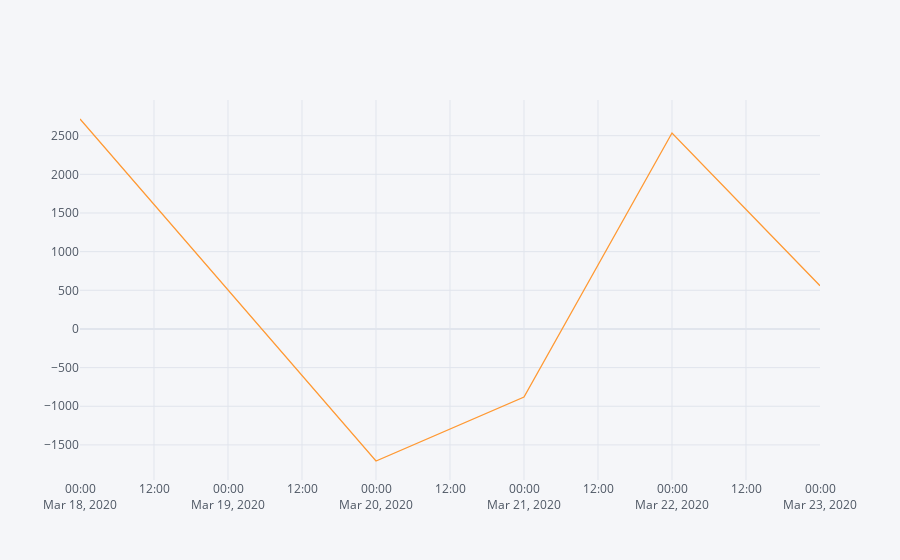

Notebook source saved alongside this figure:
### Code cell
ba.resta.iplot()

### Figure 1 — Plotly figure (JSON) as saved in the notebook; plotly's stock layout.template omitted (floating-point values rounded to 4 significant figures)
{"data": [{"line": {"color": "rgba(255, 153, 51, 1.0)", "dash": "solid", "shape": "linear", "width": 1.3}, "mode": "lines", "name": "resta", "text": "", "type": "scatter", "x": ["2020-03-18", "2020-03-19", "2020-03-20", "2020-03-21", "2020-03-22", "2020-03-23"], "y": [2716.0, 502.9, -1708.0, -881.2, 2534.0, 559.8]}], "layout": {"legend": {"bgcolor": "#F5F6F9", "font": {"color": "#4D5663"}}, "paper_bgcolor": "#F5F6F9", "plot_bgcolor": "#F5F6F9", "title": {"font": {"color": "#4D5663"}}, "xaxis": {"gridcolor": "#E1E5ED", "showgrid": true, "tickfont": {"color": "#4D5663"}, "title": {"font": {"color": "#4D5663"}, "text": ""}, "zerolinecolor": "#E1E5ED"}, "yaxis": {"gridcolor": "#E1E5ED", "showgrid": true, "tickfont": {"color": "#4D5663"}, "title": {"font": {"color": "#4D5663"}, "text": ""}, "zerolinecolor": "#E1E5ED"}}}
